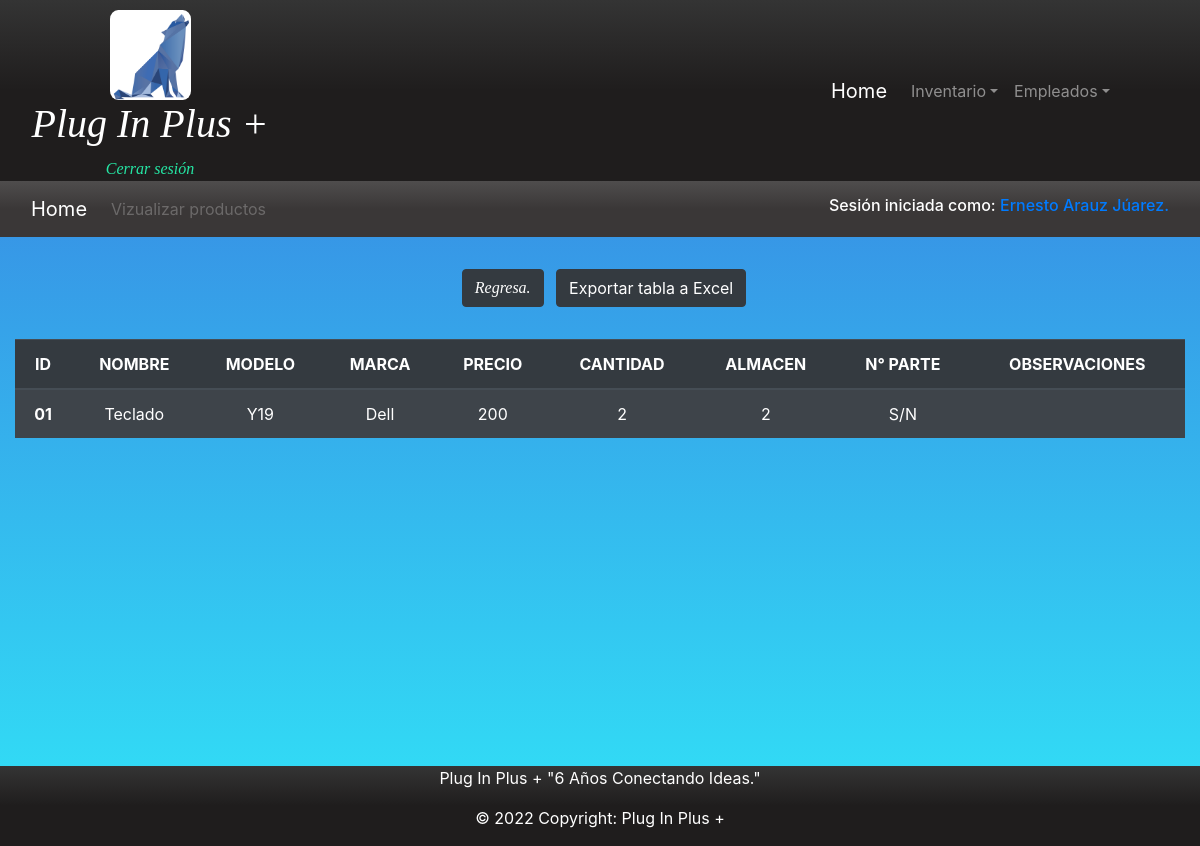
Page /inventario.php (signed in) on the committed database.
### tables this page shows
create table productos(
id varchar(100) not null,
nombre varchar(100) not null,
modelo varchar(100) not null,
marca varchar(100) not null,
precio int not null,
cantidad int not null,
almacen varchar(100) not null,
numeroDeParte varchar(100) not null,
observaciones varchar(200) not null,
PRIMARY KEY (id));

### inventario.php (the view, shortened to what this page needs)
<?php
$conexion = conexion();
if (isset($_SESSION['rol'])) {
	$rol = $_SESSION['rol'];
}
?>
<!DOCTYPE html>
<html lang="es">
<head>
	<link rel="stylesheet" href="bootstrap_4_5_3/css/bootstrap.min.css">
	<link rel="stylesheet" type="text/css" href="css/estilo_global.css">
</head>
<body  background="img/bg-1.jpg">
	<header class="container-fluid bg-n" id="header">
		<div class="row g-0">
			<div class="col-sm-6 col-md-6 col-lg-3">
				<center><a href="index.php"><img style="margin-top: 10px;border-radius: 10%;" src="img/icon.png" width="30%"></a></center>
				<h1 class="text texto">Plug In Plus +</h1>
				<center>
					<a class="login" href="cerrarSesion.php">Cerrar sesi&oacute;n</a>
				</center>
			</div>
			<div class="col-sm-6 col-md-6 col-lg-3 offset-md-5 align-self-center">
				<nav class="navbar navbar-expand-lg navbar-dark">
					<a class="navbar-brand" href="index.php">Home</a>
					<div class="collapse navbar-collapse " id="navbarSupportedContent">
						<ul class="navbar-nav mr-auto ">
							<li class="nav-item dropdown">
								<a class="nav-link dropdown-toggle" href="#marcas" id="navbarDropdown" role="button" data-toggle="dropdown" aria-haspopup="true" aria-expanded="false">Inventario</a>
							</li>
							<?php if ($rol == 1) { ?>
								<li class="nav-item dropdown">
									<a class="nav-link dropdown-toggle" href="#marcas" id="navbarDropdown" role="button" data-toggle="dropdown" aria-haspopup="true" aria-expanded="false">Empleados</a>
								</li>
							<?php } ?>
						</ul>
					</div>
				</nav>
			</div>
		</div>
	</header>
	<div class="container-fluid bg-migas fix text-aling-rigth">
		<div class="row justify-content-center">
			<div class="col-12 mr-auto">
				<nav class="navbar navbar-expand-lg navbar-dark">
					<a class="navbar-brand" href="index.php">Home</a>
					<div class="collapse navbar-collapse " id="navbarSupportedContent">
						<ul class="navbar-nav mr-auto ">
							<li class="nav-item">
								<a class="nav-link disabled">Vizualizar productos</a>
							</li>
						</ul>
					</div>
					<?php if (isset($_SESSION['rol'])) {?>
						<h6 class="text-white">Sesi&oacute;n iniciada como: <a href="perfil.php"><?php echo $_SESSION['nombreUsuario'].'.'; ?></a></h6>
					<?php } ?>
				</nav>
			</div>
		</div>
	</div>
<div class="container-fluid text-white text-center">
	<div class="row">
		<div class="col-12">
			<a type="button" class="btn btn-dark texto margin" href="inicio.php">Regresa.</a>
			<button onclick="location.href='excel.php'" type="button" class="btn btn-dark">Exportar tabla a Excel</button>
	</div>
</div>
</div>
<br/>
<div class="container-fluid">
	<div class="row.no-gutters ">
		<div class="col.no-gutters">
			<div class="table-responsive ">
				<table class="table table-striped table-dark text-center">
					<thead>
						<tr>
							<th class="align-middle" scope="col">ID</th>
							<th class="align-middle" scope="col">NOMBRE</th>
							<th class="align-middle" scope="col">MODELO</th>
							<th class="align-middle" scope="col">MARCA</th>
							<th class="align-middle" scope="col">PRECIO</th>
							<th class="align-middle" scope="col">CANTIDAD</th>
							<th class="align-middle" scope="col">ALMACEN</th>
							<th class="align-middle" scope="col">N° PARTE</th>
							<th class="align-middle" scope="col">OBSERVACIONES</th>
						</tr>
					</thead>
					<tbody>
						<?php
						$sql="SELECT * from productos"; $result=mysqli_query($conexion,$sql); while($mostrar=mysqli_fetch_array($result)){ ?>
							<tr>
								<th scope="row"><?php echo $mostrar['id'] ?></th>
								<td><?php echo $mostrar['nombre'] ?></td>
								<td><?php echo $mostrar['modelo'] ?></td>
								<td><?php echo $mostrar['marca'] ?></td>
								<td><?php echo $mostrar['precio'] ?></td>
								<td><?php echo $mostrar['cantidad'] ?></td>
								<td><?php echo $mostrar['almacen'] ?></td>
								<td><?php echo $mostrar['numeroDeParte'] ?></td>
								<td><?php echo $mostrar['observaciones'] ?></td>
							</tr>
						<?php } ?>
					</tbody>
				</table>
			</div>
		</div>
	</div>
</div>
<div class="vacio" ></div>
<footer class="container-fluid text-white text-center  bg-n">
	<div class="row">
		<div class="col-12">
			<p> Plug In Plus + "6 Años Conectando Ideas." </p>
			<p>© 2022 Copyright: Plug In Plus +</p>
		</div>
	</div>
</footer>
</body>
</html>

### css/estilo_global.css (style rules this page uses)
body { background:-webkit-linear-gradient(top,#397AE0 ,#31E3F7 100%); }
.fix { position: sticky; top: 0; z-index: 10; }
.login { text-decoration: none; font-style: oblique; font-family: cursive; color: #25E6A4; text-align: center; }
.vacio { height: 18rem; }
.margin { margin: 0.5rem; }
.texto { font-style: oblique; font-family: cursive; color: white; text-align: center; }
.bg-n { background:-webkit-linear-gradient(top,#343434 ,#1F1D1D 50%); }
.bg-migas { background:-webkit-linear-gradient(top,#4F4D4D ,#3A3737 50%); }

### rows in the picture
productos: id "01", nombre "Teclado", modelo "Y19", marca "Dell", precio "200", cantidad "2", almacen "2", numeroDeParte "S/N"

### other values in the picture
$_SESSION['nombreUsuario'] "Ernesto Arauz Júarez"
